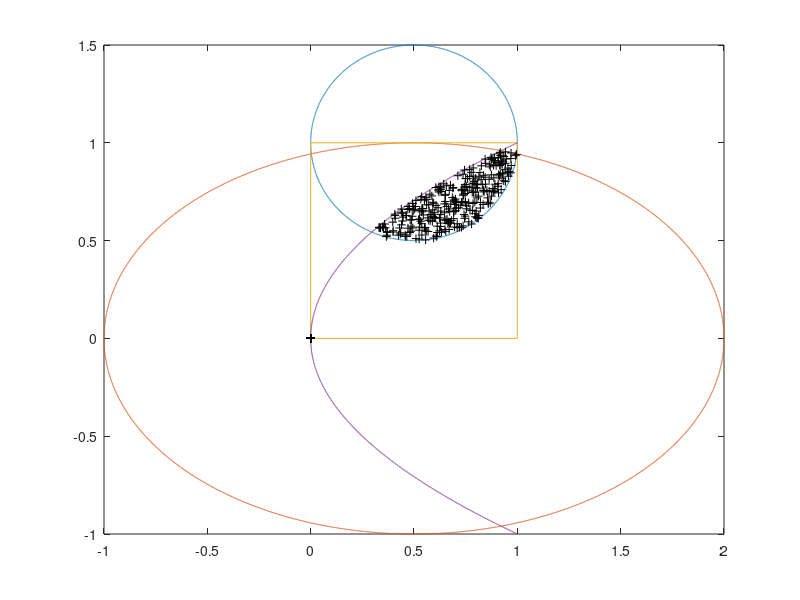

This figure's MATLAB source:
% =========================================================================
%                 Programa base para el Parcial 01 ANC_202103
% =========================================================================


%calculamos el valor de N con cierta precision y probabilidad
%P TEORICA lo sacamos p=pi/4
%5.1
p=.7;
Precision= 1e-2;
Probabilidad=.9;
Zb=norminv(1-.5*(1-Probabilidad));

N_puntos=(Zb/Precision)^2*(p*(1-p));



XY_centro_elipse = [0.5,0];
AB_Elipse        = [1.5,1];

XY_Circulo = [0.5,1];
R_Circulo  = 0.5;



%
% Círculo
% 
t = 2*pi*(0:N_puntos)/N_puntos;
%
xc = R_Circulo * cos(t) + XY_Circulo(1);
yc = R_Circulo * sin(t) + XY_Circulo(2);
%
% Elipse
%
xe = AB_Elipse(1) * cos(t) + XY_centro_elipse(1); 
ye = AB_Elipse(2) * sin(t) + XY_centro_elipse(2);
%
% Parábola y = VPy + sqrt(x - VPx); x >= xcp
%
VP       = [-0.0,0.0];
longRama = 1.0;
xp       = VP(1) + longRama * (0.5 * N_puntos:-1:0)/(0.5*N_puntos);
yp       = VP(2) + [sqrt(xp - VP(1)), - sqrt(xp(0.5*N_puntos:-1:1) - VP(1))];
xp       = [xp,xp(0.5*N_puntos:-1:1)];
%
% Encuadre
%
cuadro = [[0,1,1,0,0];[0,0,1,1,0]];
%
% Se generan puntos aleatorios en (0,1) X (0,1)
%
Kj = 2000;
x = rand(1,Kj);
y = rand(1,Kj);
%
DC = (x-XY_Circulo(1)).^2 + (y-XY_Circulo(2)).^2 < R_Circulo^2;
DE = ((x-XY_centro_elipse(1))/AB_Elipse(1)).^2 + ...
     ((y-XY_centro_elipse(2))/AB_Elipse(2)).^2 <= 1;

DP = (y - VP(2)).^2 <= (x - VP(1));

%
% obtenga el valor de p

%fprintf("P: %f\n",p)
%
xd = DC.*DE.*DP.*x;
yd = DC.*DE.*DP.*y;
plot(xc,yc,xe,ye,cuadro(1,:),cuadro(2,:),xp,yp,xd,yd,'+k')

% =========================================================================
%         Fin del código
% =========================================================================